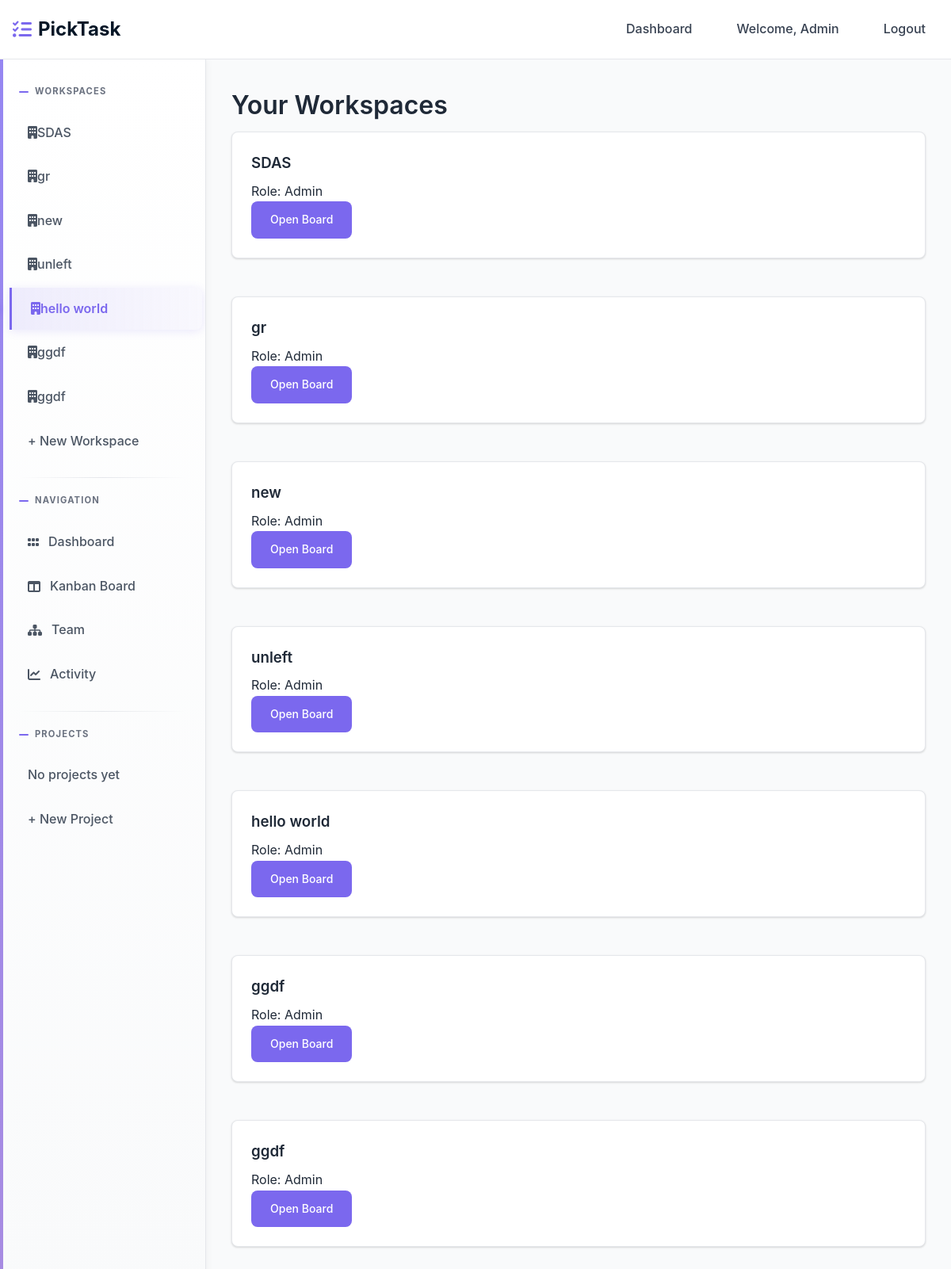
Screenshot of /workspace/list/ (signed in) with the database file from the repository.
### home/models.py (models this page shows)
class User(AbstractUser):
    full_name = models.CharField(max_length=255, blank=True, null=True)
    created_at = models.DateTimeField(auto_now_add=True)

### workspace/models.py (models this page shows, shortened)
class Membership(models.Model):
    ROLE_CHOICES = [
        ('admin', 'Admin'),
        ('member', 'Member'),
    ]
    user = models.ForeignKey(settings.AUTH_USER_MODEL, on_delete=models.CASCADE, related_name='memberships')
    workspace = models.ForeignKey(Workspace, on_delete=models.CASCADE, related_name='memberships')
    role = models.CharField(max_length=20, choices=ROLE_CHOICES, default='member')
    joined_at = models.DateTimeField(auto_now_add=True)
    class Meta:
        unique_together = ['user', 'workspace']
        ordering = ['-joined_at']

class Workspace(models.Model):
    name = models.CharField(max_length=255)
    created_by = models.ForeignKey(settings.AUTH_USER_MODEL, on_delete=models.CASCADE, related_name='workspaces_created')
    created_at = models.DateTimeField(auto_now_add=True)
    class Meta:
        ordering = ['-created_at']

### workspace/views.py (the view)
# urls.py: path('list/', views.workspace_list, name='workspace-list'),
@login_required
def workspace_list(request):
    memberships = Membership.objects.filter(
        user=request.user
    ).select_related('workspace')
    context = {
        'memberships': memberships,
    }
    return render(request, 'workspace/workspace_list.html', context)

### templates/workspace/workspace_list.html
{% extends 'base.html' %}
{% block content %}
<div class="max-w-4xl mx-auto">
    <h1>Your Workspaces</h1>
    <div class="grid grid-cols-1 md:grid-cols-2 gap-4 mt-6">
        {% for membership in memberships %}
        <div class="card">
            <div class="card-body">
                <h3 class="text-xl font-semibold">{{ membership.workspace.name }}</h3>
                <p class="text-gray-600">Role: {{ membership.get_role_display }}</p>
                <a href="{% url 'kanban:kanban' membership.workspace.id %}" class="btn btn-primary mt-3">
                    Open Board
                </a>
            </div>
        </div>
        {% empty %}
        <p>You are not a member of any workspace.</p>
        {% endfor %}
    </div>
</div>
{% endblock %}

### templates/base.html (shortened to what this page needs)
<!DOCTYPE html>
<html lang="en">
  <head>
    <link href="https://cdnjs.cloudflare.com/ajax/libs/font-awesome/6.0.0/css/all.min.css" rel="stylesheet">
  </head>
  <body>
    <nav class="navbar" id="navbar" role="navigation" aria-label="Main navigation">
      <div class="nav-container">
        <a href="{% url 'workspace:dashboard' %}" class="logo" aria-label="PickTask home">
          <i class="fas fa-tasks" aria-hidden="true"></i>
          PickTask
        </a>
        <div class="nav-links" id="nav-links">
          {% if user.is_authenticated %}
          <a href="{% url 'workspace:dashboard' %}" class="nav-link {% if request.resolver_match.url_name == 'dashboard' %}active{% endif %}">Dashboard</a>
          <span class="nav-link">Welcome, {{ user.username }}</span>
          <a href="{% url 'authentication:logout' %}" class="nav-link">Logout</a>
          {% else %}
          <a href="{% url 'authentication:login' %}" class="nav-link">Login</a>
          <a href="{% url 'authentication:register' %}" class="nav-link">Register</a>
          {% endif %}
        </div>
      </div>
    </nav>
    <div class="app-layout">
      {% if user.is_authenticated %}
      <aside class="sidebar">{% include 'partials/sidebar.html' %}</aside>
      {% endif %}
      <main class="main-content">
        {% block content %}{% endblock %}
      </main>
    </div>
  </body>
</html>

### templates/partials/sidebar.html
<div class="sidebar-section">
  <div class="sidebar-title">Workspaces</div>
  {% for membership in user.memberships.all %}
  <a
    href="{% url 'workspace:workspace-detail' membership.workspace.id %}"
    class="sidebar-link {% if current_workspace.id == membership.workspace.id %}active{% endif %}"
  >
    <span
      ><i class="fa-solid fa-building"></i>{{membership.workspace.name}}</span
    >
  </a>
  {% endfor %}
  <a
    href="{% url 'workspace:create-workspace' %}"
    class="sidebar-link {% if request.resolver_match.url_name == 'create-workspace' %}active{% endif %}"
  >
    + New Workspace
  </a>
</div>
{% if current_workspace %}
<div class="sidebar-section">
  <div class="sidebar-title">Navigation</div>
  <a
    href="{% url 'workspace:workspace-detail' current_workspace.id %}"
    class="sidebar-link {% if request.resolver_match.url_name == 'workspace-detail' %}active{% endif %}"
    ><i class="fa-solid fa-grip"></i>Dashboard
  </a>
  <a
    href="{% url 'kanban:kanban' current_workspace.id %}"
    class="sidebar-link {% if request.resolver_match.url_name == 'kanban' %}active{% endif %}"
    ><i class="fa-solid fa-table-columns"></i>Kanban Board
  </a>
  <a
    href="{% url 'team:team' current_workspace.id %}"
    class="sidebar-link {% if request.resolver_match.url_name == 'team' %}active{% endif %}"
    ><i class="fa-solid fa-sitemap"></i>Team
  </a>
  <a
    href="{% url 'activity:activity' current_workspace.id %}"
    class="sidebar-link {% if request.resolver_match.url_name == 'activity' %}active{% endif %}"
    ><i class="fa-solid fa-chart-line"></i>Activity
  </a>
</div>
<div class="sidebar-section">
  <div class="sidebar-title">Projects</div>
  {% for project in current_workspace.projects.all %}
  <a
    href="{% url 'kanban:kanban' current_workspace.id %}?project={{ project.id }}"
    class="sidebar-link"
    ><i class="fa-solid fa-list-check"></i>{{ project.name }}
  </a>
  {% empty %}
  <span class="sidebar-link text-muted">No projects yet</span>
  {% endfor %}
  <a
    href="{% url 'workspace:create-project' current_workspace.id %}"
    class="sidebar-link"
  >
    + New Project
  </a>
</div>
{% endif %}

### templates/base.html (style rules this page uses)
:root { --primary-dark: #071727; --primary-teal: #7b68ee; --primary-green: #9370db; --white: #ffffff; --gray-50: #f9fafb; --gray-100: #f3f4f6; --gray-200: #e5e7eb; --gray-300: #d1d5db; --gray-400: #9ca3af; --gray-500: #6b7280; --gray-600: #4b5563; --gray-700: #374151; --gray-800: #1f2937; --gray-900: #111827; --success: #10b981; --warning: #f59e0b; --error: #ef4444; --border-radius: 8px; --shadow: 0 1px 3px 0 rgba(0, 0, 0, 0.1), 0 1px 2px 0 rgba(0, 0, 0, 0.06); --shadow-lg: 0 10px 15px -3px rgba(0, 0, 0, 0.1), 0 4px 6px -2px rgba(0, 0, 0, 0.05); }
* { margin: 0; padding: 0; box-sizing: border-box; }
body { font-family: -apple-system, BlinkMacSystemFont, "Segoe UI", Roboto, Oxygen, Ubuntu, Cantarell, sans-serif; line-height: 1.6; color: var(--gray-800); background-color: #fff; }
h1, h2, h3, h4, h5, h6 { font-weight: 600; margin-bottom: 0.5rem; }
.navbar { position: sticky; top: 0; background: var(--white); border-bottom: 1px solid var(--gray-200); z-index: 1000; padding: 1rem 0; transition: box-shadow 0.2s ease; }
.nav-container { max-width: 1400px; margin: 0 auto; padding: 0 1rem; display: flex; justify-content: space-between; align-items: center; }
.logo { display: flex; align-items: center; font-size: 1.5rem; font-weight: 700; color: var(--primary-dark); text-decoration: none; }
.logo i { margin-right: 0.5rem; color: var(--primary-teal); }
.nav-links { display: flex; align-items: center; gap: 1.5rem; list-style: none; margin: 0; }
.nav-link { color: var(--gray-700); text-decoration: none; font-weight: 500; padding: 0.5rem 1rem; border-radius: 6px; transition: all 0.2s ease; position: relative; }
.app-layout { display: flex; min-height: calc(100vh - 73px); }
.sidebar { width: 260px; background: linear-gradient( 180deg, var(--white) 0%, var(--gray-50) 100% ); border-right: 1px solid var(--gray-200); padding: 2rem 0; color: var(--gray-700); box-shadow: 2px 0 8px rgba(0, 0, 0, 0.04); position: relative; overflow: hidden; }
.sidebar::before { content: ""; position: absolute; top: 0; left: 0; width: 4px; height: 100%; background: linear-gradient( 180deg, var(--primary-teal) 0%, var(--primary-green) 100% ); opacity: 0.8; }
.sidebar-section { margin-bottom: 2.5rem; position: relative; }
.sidebar-section::after { content: ""; position: absolute; bottom: -1.25rem; left: 1.5rem; right: 1.5rem; height: 1px; background: linear-gradient( 90deg, transparent 0%, var(--gray-200) 50%, transparent 100% ); }
.sidebar-section:last-child::after { display: none; }
.sidebar-title { font-size: 0.7rem; text-transform: uppercase; color: var(--gray-500); padding: 0 1.5rem; margin-bottom: 1rem; font-weight: 700; letter-spacing: 0.1em; display: flex; align-items: center; gap: 0.5rem; }
.sidebar-title::before { content: ""; width: 12px; height: 2px; background: var(--primary-teal); border-radius: 1px; }
.sidebar-link { display: flex; align-items: center; gap: 0.75rem; padding: 0.875rem 1.5rem; color: var(--gray-600); text-decoration: none; transition: all 0.3s cubic-bezier(0.4, 0, 0.2, 1); border-left: 3px solid transparent; font-weight: 500; position: relative; margin: 0.125rem 0.5rem; border-radius: 0 8px 8px 0; }
.sidebar-link::before { content: ""; position: absolute; left: -1.5rem; top: 50%; transform: translateY(-50%); width: 6px; height: 6px; background: var(--gray-400); border-radius: 50%; transition: all 0.3s ease; opacity: 0; }
.sidebar-link.active { background: linear-gradient( 90deg, rgba(123, 104, 238, 0.12) 0%, rgba(123, 104, 238, 0.04) 100% ); border-left-color: var(--primary-teal); color: var(--primary-teal); font-weight: 600; box-shadow: 0 2px 12px rgba(123, 104, 238, 0.15); transform: translateX(4px); }
.sidebar-link.active::before { opacity: 1; background: var(--primary-teal); width: 8px; height: 8px; box-shadow: 0 0 8px var(--primary-teal); }
.main-content { flex: 1; padding: 2rem; background: var(--gray-50); min-height: calc(100vh - 73px); }
.card { background: white; border-radius: var(--border-radius); box-shadow: var(--shadow); border: 1px solid var(--gray-200); margin-bottom: 1.5rem; }
.card-body { padding: 1.5rem; }
.btn { display: inline-flex; align-items: center; gap: 0.5rem; padding: 0.75rem 1.5rem; border: none; border-radius: var(--border-radius); font-weight: 500; text-decoration: none; cursor: pointer; transition: all 0.2s; font-size: 0.875rem; }
.btn-primary { background: var(--primary-teal); color: white; }
.grid { display: grid; gap: 1.5rem; }
.grid-cols-1 { grid-template-columns: repeat(1, 1fr); }

### rows the page displays
User: username "Admin"
Membership: workspace.name "SDAS", role "Admin"
Membership: workspace.name "gr", role "Admin"
Membership: workspace.name "new", role "Admin"
Membership: workspace.name "unleft", role "Admin"
Membership: workspace.name "hello world", role "Admin"
Membership: workspace.name "ggdf", role "Admin"
Membership: workspace.name "ggdf", role "Admin"
